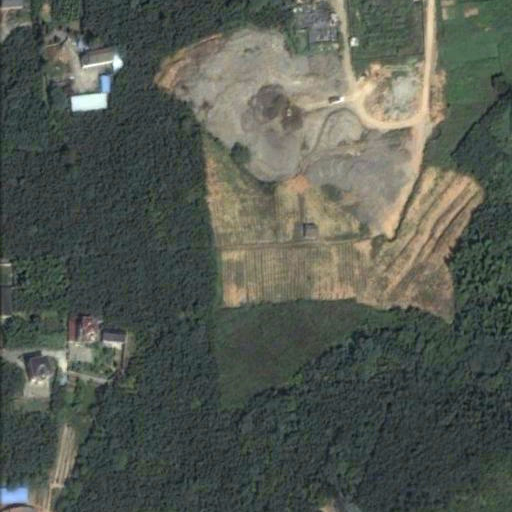
#> input picture data/00004.png, 512 x 512 px; its folder holds only this picture in this run
$ python analyze_boundaries.py   (older library calls are emulated)
#> lines starting #> are read from the running program, lines starting #| are printed output that depends on the picture
### src/transforms/xlet_nsst.py
"""
XLET-NSST (Nonsubsampled Shearlet Transform with Extended Laplacian) Implementation

This module provides the core XLET-NSST transformation for multi-scale, multi-direction
frequency decomposition optimized for semantic segmentation tasks.
"""

import numpy as np
import pywt
from scipy.ndimage import convolve
from typing import List, Tuple, Dict
import cv2


class XLETNSST:
    """
    XLET-NSST Transformer for extracting multi-scale directional frequency features.

    Combines:
    - Extended Laplacian Pyramid for multi-scale decomposition
    - Nonsubsampled Shearlet Transform for directional analysis

    Optimized for semantic segmentation feature extraction.
    """

    def __init__(self,
                 levels: int = 3,
                 directions: int = 8,
                 shear_levels: int = 2,
                 filter_type: str = 'maxflat'):
        """
        Initialize XLET-NSST transformer.

        Args:
            levels: Number of decomposition levels (scales)
            directions: Number of directional subbands per level
            shear_levels: Number of shearing levels for directional decomposition
            filter_type: Type of filter ('maxflat', 'pkva', or 'haar')
        """
        self.levels = levels
        self.directions = directions
        self.shear_levels = shear_levels
        self.filter_type = filter_type

    def transform(self, image: np.ndarray) -> Dict[str, np.ndarray]:
        """
        Apply XLET-NSST transformation to an image.

        Args:
            image: Input image (H, W) or (H, W, C)

        Returns:
            Dictionary containing:
                - 'lowpass': Low-frequency approximation
                - 'highpass_L{i}_D{j}': High-frequency subbands at level i, direction j
                - 'scales': List of scale levels
                - 'directions': List of direction angles
        """
        # Handle multi-channel images
        if len(image.shape) == 3:
            channels = []
            for c in range(image.shape[2]):
                channels.append(self._transform_single_channel(image[:, :, c]))
            return self._merge_channel_results(channels)
        else:
            return self._transform_single_channel(image)

    def _transform_single_channel(self, image: np.ndarray) -> Dict[str, np.ndarray]:
        """Transform a single channel image."""
        # Normalize input
        img = image.astype(np.float32)
        if img.max() > 1.0:
            img = img / 255.0

        coeffs = {}
        coeffs['scales'] = list(range(self.levels))
        coeffs['directions'] = list(range(self.directions))

        # Apply multi-scale decomposition
        current_img = img.copy()

        for level in range(self.levels):
            # Laplacian pyramid decomposition
            lowpass, highpass = self._laplacian_decompose(current_img, level)

            # Apply directional decomposition to highpass
            directional_subbands = self._directional_decompose(highpass, level)

            # Store subbands
            for direction, subband in enumerate(directional_subbands):
                key = f'highpass_L{level}_D{direction}'
                coeffs[key] = subband

            # Continue with lowpass for next level
            current_img = lowpass

        # Store final lowpass
        coeffs['lowpass'] = current_img

        return coeffs

    def _laplacian_decompose(self, image: np.ndarray, level: int) -> Tuple[np.ndarray, np.ndarray]:
        """
        Extended Laplacian pyramid decomposition.

        Args:
            image: Input image
            level: Current decomposition level

        Returns:
            lowpass: Low-frequency component
            highpass: High-frequency component
        """
        # Gaussian kernel for lowpass
        kernel_size = 5
        sigma = 2 ** level
        kernel = self._get_gaussian_kernel(kernel_size, sigma)

        # Apply lowpass filtering
        lowpass = convolve(image, kernel, mode='reflect')

        # Highpass is the difference
        highpass = image - lowpass

        return lowpass, highpass

    def _directional_decompose(self, highpass: np.ndarray, level: int) -> List[np.ndarray]:
        """
        Directional decomposition using shearlet-like filters.

        Args:
            highpass: High-frequency image
            level: Current level

        Returns:
            List of directional subbands
        """
        subbands = []

        # Generate directional filters
        angles = np.linspace(0, 180, self.directions, endpoint=False)

        for angle in angles:
            # Create directional filter
            directional_filter = self._create_directional_filter(angle, level)

            # Apply filter
            subband = self._apply_shearlet_filter(highpass, directional_filter)
            subbands.append(subband)

        return subbands

    def _create_directional_filter(self, angle: float, level: int) -> np.ndarray:
        """
        Create a directional filter at specified angle.

        Args:
            angle: Direction angle in degrees
            level: Decomposition level

        Returns:
            Directional filter kernel
        """
        # Filter size depends on level
        size = 2 ** (level + 3) + 1
        center = size // 2

        # Create frequency domain directional filter
        y, x = np.ogrid[-center:center+1, -center:center+1]

        # Convert angle to radians
        theta = np.deg2rad(angle)

        # Rotate coordinates
        x_rot = x * np.cos(theta) + y * np.sin(theta)
        y_rot = -x * np.sin(theta) + y * np.cos(theta)

        # Create directional selectivity
        # Meyer-like window function
        angular_window = self._meyer_window(x_rot, y_rot, theta)

        # Radial window
        r = np.sqrt(x**2 + y**2)
        radial_window = self._bump_function(r / center)

        # Combine windows
        filter_kernel = angular_window * radial_window

        # Normalize
        if filter_kernel.sum() != 0:
            filter_kernel = filter_kernel / filter_kernel.sum()

        return filter_kernel

    def _meyer_window(self, x: np.ndarray, y: np.ndarray, theta: float) -> np.ndarray:
        """Meyer window function for angular selectivity."""
        # Angular selectivity based on orientation
        angle_tolerance = np.pi / self.directions

        # Calculate angle for each point
        angles = np.arctan2(y, x + 1e-10)

        # Angular distance from desired direction
        angle_diff = np.abs(angles - theta)
        angle_diff = np.minimum(angle_diff, 2*np.pi - angle_diff)

        # Smooth window
        window = np.exp(-(angle_diff**2) / (2 * angle_tolerance**2))

        return window

    def _bump_function(self, r: np.ndarray) -> np.ndarray:
        """Smooth bump function for radial selectivity."""
        result = np.zeros_like(r)
        mask = (r > 0) & (r < 1)
        result[mask] = np.exp(-1.0 / (1 - r[mask]**2))
        return result

    def _apply_shearlet_filter(self, image: np.ndarray, filter_kernel: np.ndarray) -> np.ndarray:
        """
        Apply shearlet filter in frequency domain.

        Args:
            image: Input image
            filter_kernel: Directional filter

        Returns:
            Filtered image
        """
        # Pad image to avoid boundary effects
        pad_h = filter_kernel.shape[0] // 2
        pad_w = filter_kernel.shape[1] // 2

        padded = np.pad(image, ((pad_h, pad_h), (pad_w, pad_w)), mode='reflect')

        # Apply filter
        filtered = convolve(padded, filter_kernel, mode='constant')

        # Remove padding
        result = filtered[pad_h:-pad_h, pad_w:-pad_w]

        return result

    def _get_gaussian_kernel(self, size: int, sigma: float) -> np.ndarray:
        """Generate 2D Gaussian kernel."""
        kernel = cv2.getGaussianKernel(size, sigma)
        kernel = kernel @ kernel.T
        return kernel / kernel.sum()

    def _merge_channel_results(self, channel_results: List[Dict]) -> Dict[str, np.ndarray]:
        """Merge results from multiple channels."""
        merged = {}

        # Copy metadata from first channel
        merged['scales'] = channel_results[0]['scales']
        merged['directions'] = channel_results[0]['directions']

        # Stack channel results
        for key in channel_results[0].keys():
            if key not in ['scales', 'directions']:
                stacked = np.stack([ch[key] for ch in channel_results], axis=-1)
                merged[key] = stacked

        return merged

    # [23 lines left out: function get_feature_channels, not called in this run]


class NSST:
    """
    Nonsubsampled Shearlet Transform (NSST) implementation.
    Focused version for directional frequency analysis.
    """

    # [28 lines left out: functions __init__, nsst_decompose, not called in this run]

### analyze_boundaries.py
"""
Boundary Detection Analysis for XLET-NSST Channels

This script performs edge/boundary detection on each decomposition channel
to identify which frequency subbands best capture boundaries for segmentation.
"""

import sys
from pathlib import Path
sys.path.append(str(Path(__file__).parent.parent))

import numpy as np
import cv2
import json
from collections import defaultdict
from src.transforms.xlet_nsst import XLETNSST
from src.analysis.feature_analysis import FeatureExtractor


class BoundaryDetector:
    """Detect and evaluate boundaries in frequency channels."""

    def __init__(self):
        self.edge_methods = {
            'canny': self._canny_edges,
            'sobel': self._sobel_edges,
            'laplacian': self._laplacian_edges,
        }

    def _normalize_channel(self, channel: np.ndarray) -> np.ndarray:
        """Normalize channel to 0-255 uint8."""
        if len(channel.shape) == 3:
            channel = np.mean(channel, axis=2)

        channel_min = channel.min()
        channel_max = channel.max()

        if channel_max - channel_min > 0:
            normalized = ((channel - channel_min) / (channel_max - channel_min) * 255)
        else:
            normalized = np.zeros_like(channel)

        return normalized.astype(np.uint8)

    def _canny_edges(self, channel: np.ndarray) -> np.ndarray:
        """Detect edges using Canny."""
        normalized = self._normalize_channel(channel)
        edges = cv2.Canny(normalized, 50, 150)
        return edges

    def _sobel_edges(self, channel: np.ndarray) -> np.ndarray:
        """Detect edges using Sobel."""
        normalized = self._normalize_channel(channel)

        grad_x = cv2.Sobel(normalized, cv2.CV_64F, 1, 0, ksize=3)
        grad_y = cv2.Sobel(normalized, cv2.CV_64F, 0, 1, ksize=3)

        magnitude = np.sqrt(grad_x**2 + grad_y**2)
        magnitude = np.clip(magnitude, 0, 255).astype(np.uint8)

        return magnitude

    def _laplacian_edges(self, channel: np.ndarray) -> np.ndarray:
        """Detect edges using Laplacian."""
        normalized = self._normalize_channel(channel)
        laplacian = cv2.Laplacian(normalized, cv2.CV_64F)
        laplacian = np.abs(laplacian)
        laplacian = np.clip(laplacian, 0, 255).astype(np.uint8)
        return laplacian

    def compute_boundary_metrics(self, edges: np.ndarray) -> dict:
        """Compute metrics for detected boundaries."""
        total_pixels = edges.size
        edge_pixels = np.sum(edges > 0)

        # Edge density
        edge_density = edge_pixels / total_pixels

        # Edge strength (average non-zero edge value)
        if edge_pixels > 0:
            edge_strength = np.mean(edges[edges > 0])
        else:
            edge_strength = 0

        # Edge continuity (connected components)
        _, labels = cv2.connectedComponents((edges > 0).astype(np.uint8))
        num_components = labels.max()

        # Average component size
        if num_components > 0:
            avg_component_size = edge_pixels / num_components
        else:
            avg_component_size = 0

        return {
            'edge_density': float(edge_density),
            'edge_strength': float(edge_strength),
            'num_components': int(num_components),
            'avg_component_size': float(avg_component_size),
            'total_edge_pixels': int(edge_pixels)
        }

    def evaluate_channel(self, channel: np.ndarray, channel_name: str) -> dict:
        """Evaluate boundary detection quality for a channel."""
        results = {
            'channel_name': channel_name,
            'methods': {}
        }

        for method_name, method_func in self.edge_methods.items():
            try:
                edges = method_func(channel)
                metrics = self.compute_boundary_metrics(edges)

                results['methods'][method_name] = {
                    'edges': edges,
                    'metrics': metrics
                }
            except Exception as e:
                print(f"  Warning: {method_name} failed for {channel_name}: {e}")

        # Compute overall score
        overall_score = 0
        count = 0
        for method_data in results['methods'].values():
            if 'metrics' in method_data:
                m = method_data['metrics']
                # Weighted score: density + strength + continuity
                score = (m['edge_density'] * 0.3 +
                        m['edge_strength'] / 255 * 0.4 +
                        min(m['avg_component_size'] / 100, 1.0) * 0.3)
                overall_score += score
                count += 1

        if count > 0:
            results['overall_boundary_score'] = overall_score / count
        else:
            results['overall_boundary_score'] = 0

        return results


def analyze_image_boundaries(image_path: str, output_dir: Path):
    """Analyze boundaries in all channels of an image."""
#> called with image_path = 'data/00004.png'

    image_name = Path(image_path).stem
    image_output_dir = output_dir / image_name
    image_output_dir.mkdir(exist_ok=True, parents=True)

    print(f"\n{'='*70}")
    print(f"Processing: {image_name}")
    print(f"{'='*70}")

    # Load image
    image = cv2.imread(image_path, cv2.IMREAD_COLOR)
#> image is the input picture: shape (512, 512, 3); mean B, G, R 82.3, 90.7, 84.9
    if image is None:
        print(f"ERROR: Could not load {image_path}")
        return None

    image = cv2.cvtColor(image, cv2.COLOR_BGR2RGB)
    print(f"Image shape: {image.shape}")
#| Image shape: (512, 512, 3)

    # Apply XLET-NSST
    print("Applying XLET-NSST transformation...")
    transformer = XLETNSST(levels=3, directions=8)
    coeffs = transformer.transform(image)
#> the loop in transform, `for c in range(image.shape[2]):` made 3 passes
#> pass 1, in _transform_single_channel, `img = image.astype(np.float32)`:
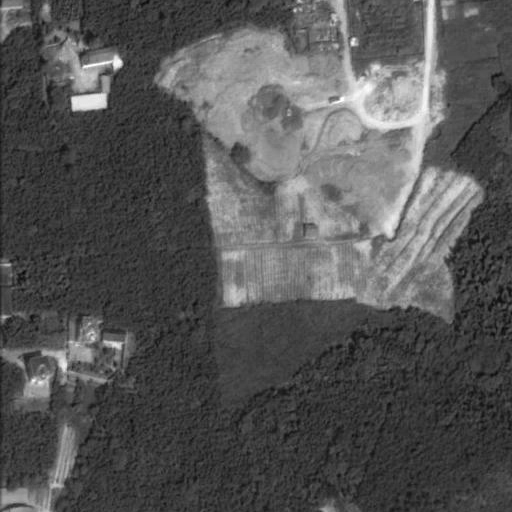
#> img: shape (512, 512) float32; min 7, max 255, mean 84.9
#> pass 1, in _laplacian_decompose, `highpass = image - lowpass`:
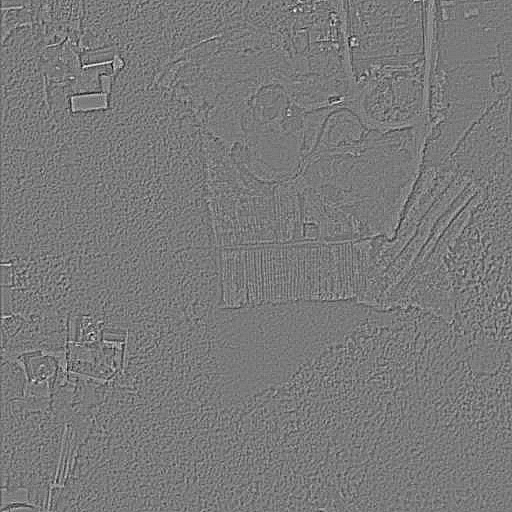
#> highpass: shape (512, 512) float32; min -0.13, max 0.14, mean 6.25e-13; drawn with min black and max white
#> after the loop in transform, `for c in range(image.shape[2]):`: channels = 3 items
#> the loop in _merge_channel_results, `for key in channel_results[0].keys():` made 27 passes
#> key on passes 1 to 8: 'scales', 'directions', 'highpass_L0_D0', 'highpass_L0_D1', 'highpass_L0_D2', 'highpass_L0_D3', 'highpass_L0_D4', 'highpass_L0_D5'
#> pass 3, in _merge_channel_results, `stacked = np.stack([ch[key] for ch in channel_results], axis=-1)`:
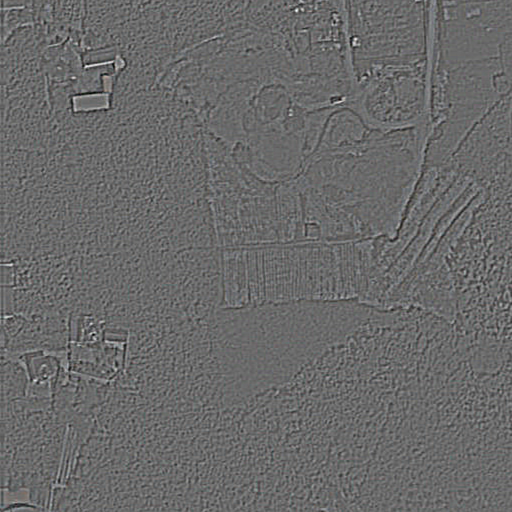
#> stacked: shape (512, 512, 3) float32; mean of channels 0, 1, 2 7.6e-06, 7.57e-06, 6.69e-06; drawn with min black and max white
#> after the loop in _merge_channel_results, `for key in channel_results[0].keys():`: merged = 27 items
#> coeffs = 27 items

    num_channels = len([k for k in coeffs.keys() if isinstance(coeffs[k], np.ndarray)])
#> num_channels = 25
    print(f"Generated {num_channels} channels")
#| Generated 25 channels

    # Analyze boundaries
    print("Detecting boundaries in each channel...")
    detector = BoundaryDetector()

    channel_results = []

    for channel_name in coeffs.keys():
        if not isinstance(coeffs[channel_name], np.ndarray):
            continue

        if channel_name in ['scales', 'directions']:
            continue

        print(f"  Analyzing: {channel_name}")
        channel = coeffs[channel_name]

        result = detector.evaluate_channel(channel, channel_name)

        # Save visualizations
        channel_dir = image_output_dir / channel_name
        channel_dir.mkdir(exist_ok=True, parents=True)

        # Save original channel
        normalized = detector._normalize_channel(channel)
        cv2.imwrite(str(channel_dir / 'original.png'), normalized)

        # Save edge detection results
        for method_name, method_data in result['methods'].items():
            if 'edges' in method_data:
                cv2.imwrite(str(channel_dir / f'{method_name}_edges.png'),
                          method_data['edges'])

        # Create composite visualization
        create_composite_visualization(
            normalized,
            result['methods'],
            str(channel_dir / 'composite.png'),
            channel_name
        )

        # Store results (without edge images for JSON)
        result_json = {
            'channel_name': channel_name,
            'overall_boundary_score': result['overall_boundary_score'],
            'methods': {
                method: data['metrics']
                for method, data in result['methods'].items()
                if 'metrics' in data
            }
        }

        channel_results.append(result_json)
#> this loop made 27 passes
#> (printed output is left out)
#> pass 3, in _canny_edges, `edges = cv2.Canny(normalized, 50, 150)`:
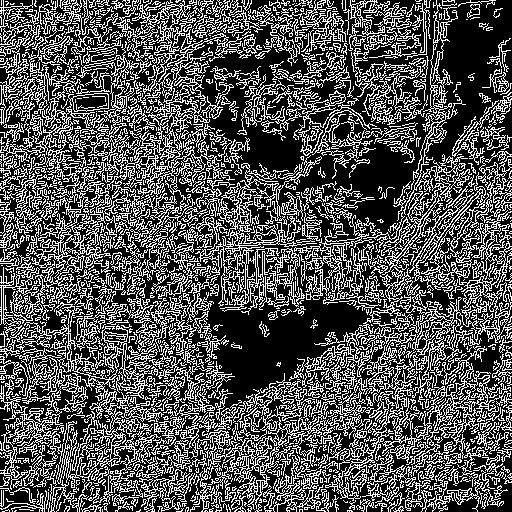
#> edges: shape (512, 512); 33% white in thin lines or dots
#> (the rest of the program and of its run is left out)
